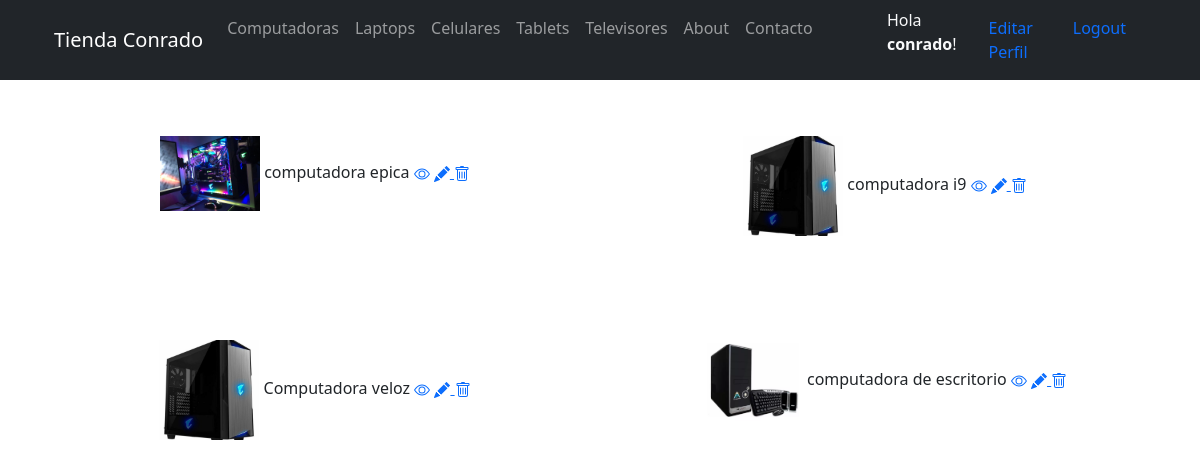
The page /ComputadorasLista/ (signed in) on the database its author committed.
### Productos/models.py (models this page shows, shortened)
class Productos(models.Model):
    Seleccion = (
    ('computadora','Computadora'),
    ('laptops', 'Laptops'),
    ('celulares','Celulares'),
    ('tablets','Tablets'),
    ('televisores','Televisores'),
    )
    usuario = models.ForeignKey(User, on_delete=models.CASCADE, null=True, blank=True)
    titulo = models.CharField(max_length=200, null=True)
    producto = models.CharField(max_length=15, choices=Seleccion, default='computadora')
    marca = models.CharField(max_length=40, null=True)
    modelo = models.CharField(max_length=40, null=True)
    descripcion = models.TextField(null=True, blank=True)
    year = models.IntegerField(null=True)
    precio = models.DecimalField(max_digits=10, decimal_places=2)
    fechaPublicacion = models.DateTimeField(auto_now_add=True, null=True),
    emailContacto = models.EmailField(null=True)
    imagenProducto = models.ImageField(null=True, blank=True, upload_to="imagenes/")
    class Meta:
        ordering = ['usuario' ]

### Productos/views.py (the view)
# urls.py: path('ComputadorasLista/', ComputadorasLista.as_view(), name='computadoras'),
class ComputadorasLista(LoginRequiredMixin, ListView):
    context_object_name = 'computadoras'
    queryset = Productos.objects.filter(producto__startswith='computadora')
    template_name = 'ComputadorasLista.html'
    login_url = '/FormularioLogin/'

### Tienda/templates/ComputadorasLista.html (shortened to what this page needs)
{% extends 'index.html' %}
{% block content %}
<br>
<br>
<br>
<br>
<br>
<div class="container text-center">
    <div class="row">
            {% for computadora in computadoras %}
            <div class="col-sm-6 align-items-center">
                <div class="card-body">
                <img src="{{computadora.imagenProducto.url}}" class="" width="100px">
                {{computadora.titulo}}
                <a href="{% url 'computadora' computadora.id %}"> </a>
                {% if User.id == computadora.usuario.id %}
                <a href="{% url 'editarComputadora' computadora.id %}">  </a>
                <a href="{% url 'borrarComputadora' computadora.id %}"> </a>
                {% endif %}
                <br>
                <br>
                <br>
                <br>
                </div>
            </div>
            {% endfor %}
    </div>
</div>
{% endblock %}

### Tienda/templates/index.html (shortened to what this page needs)
{% load static %}
<!DOCTYPE html>
<html lang="en">
    <head>
        <link href="{% static 'css/styles.css' %}" rel="stylesheet" />
    </head>
    <body id="page-top">
        <nav class="navbar navbar-expand-lg navbar-dark bg-dark fixed-top" id="mainNav">
            <div class="container px-4">
                <a class="navbar-brand" href="/"> Tienda Conrado </a>
                <div class="collapse navbar-collapse" id="navbarResponsive">
                    <ul class="navbar-nav ms-auto">
                        <li class="nav-item"><a class="nav-link" href="/ComputadorasLista/">Computadoras</a></li>
                        <li class="nav-item"><a class="nav-link" href="/LaptopsLista/">Laptops</a></li>
                        <li class="nav-item"><a class="nav-link" href="/CelularesLista/">Celulares</a></li>
                        <li class="nav-item"><a class="nav-link" href="/TabletsLista/">Tablets</a></li>
                        <li class="nav-item"><a class="nav-link" href="/TelevisoresLista/">Televisores</a></li>
                        <li class="nav-item"><a class="nav-link" href="/about/">About</a></li>
                        <li class="nav-item"><a class="nav-link" href="/contacto/">Contacto</a></li>
                        <div class="container"></div>
                        {% if request.user.is_authenticated %}
                        <div class="container">
                        <li class="nav-item">
                          <span class="text-light"> Hola <strong>{{request.user.first_name}}</strong>!</span>
                        </li>
                        </div>
                        <div class="container">
                        <li class="nav-item">
                            <a class="nav-link" href="/editarPerfil/"><span class="text-primary">Editar Perfil</span></a>
                        </li>
                        </div>
                        <div class="container">
                        <li class="nav-item">
                          <a class="nav-link" href="/Logout/"><span class="text-primary">Logout</span></a>
                        </li>
                        </div>
                      {% endif %}
                    </ul>
                </div>
            </div>
        </nav>
        {% block content %}{% endblock %}

### rows shown on the page
Productos: imagenProducto (picture), titulo "computadora epica"
Productos: imagenProducto (picture), titulo "computadora i9"
Productos: imagenProducto (picture), titulo "Computadora veloz"
Productos: imagenProducto (picture), titulo "computadora de escritorio"

### other values the page prints
{{ request.user.first_name }} "conrado"
